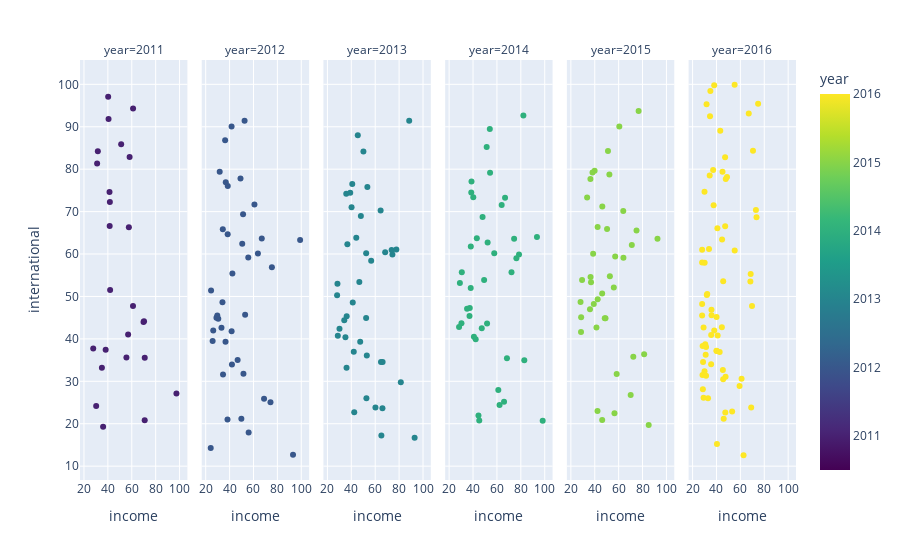

The cell this chart's notebook holds for it:
### Code cell
import plotly.express as px
#df = px.data.tips()
fig = px.scatter(df1, x="income", y="international", color="year", facet_col="year",
           color_continuous_scale=px.colors.sequential.Viridis)#, render_mode="webgl")
fig.show()

### Figure 1 — Plotly figure (JSON) as saved in the notebook; plotly's stock layout.template omitted (floating-point values rounded to 4 significant figures)
{"data": [{"hovertemplate": "year=%{marker.color}<br>income=%{x}<br>international=%{y}<extra></extra>", "legendgroup": "", "marker": {"color": [2011, 2011, 2011, 2011, 2011, 2011, 2011, 2011, 2011, 2011, 2011, 2011, 2011, 2011, 2011, 2011, 2011, 2011, 2011, 2011, 2011, 2011, 2011, 2011, 2011], "coloraxis": "coloraxis", "symbol": "circle"}, "mode": "markers", "name": "", "showlegend": false, "type": "scatter", "x": [58.18, 31, 97.4, 41.67, 70.26, 61.03, 36, 30.2, 27.73, 41.87, 51.12, 70.83, 69.84, 61.1, 41.5, 31.6, 40.25, 70.85, 35, 57.57, 40.56, 55.53, 38.15, 41.38, 56.96], "xaxis": "x", "y": [82.85, 81.35, 27.15, 72.27, 44.14, 47.73, 19.3, 24.2, 37.73, 51.51, 85.88, 20.85, 43.95, 94.3, 66.6, 84.2, 97.05, 35.55, 33.2, 66.3, 91.8, 35.62, 37.45, 74.6, 41.01], "yaxis": "y"}, {"hovertemplate": "year=%{marker.color}<br>income=%{x}<br>international=%{y}<extra></extra>", "legendgroup": "", "marker": {"color": [2012, 2012, 2012, 2012, 2012, 2012, 2012, 2012, 2012, 2012, 2012, 2012, 2012, 2012, 2012, 2012, 2012, 2012, 2012, 2012, 2012, 2012, 2012, 2012, 2012, 2012, 2012, 2012, 2012, 2012, 2012, 2012, 2012, 2012, 2012, 2012, 2012, 2012, 2012, 2012], "coloraxis": "coloraxis", "symbol": "circle"}, "mode": "markers", "name": "", "showlegend": false, "type": "scatter", "x": [49.14, 38.46, 66.93, 38.25, 50.58, 29.7, 68.84, 24.5, 60.8, 34.5, 26.3, 41.68, 34.31, 42.35, 33.2, 51.28, 75.4, 24.2, 93.1, 30.52, 41.97, 49.84, 63.7, 36.26, 38.4, 25.8, 34.02, 31.72, 53, 52.55, 99.03, 74.21, 36.6, 55.64, 41.67, 55.95, 29, 51.6, 36.8, 46.72], "xaxis": "x2", "y": [77.81, 76.04, 63.67, 21, 62.41, 45.5, 25.88, 51.4, 71.66, 31.6, 42, 41.8, 65.86, 55.43, 42.6, 69.38, 56.9, 14.3, 12.7, 44.75, 33.95, 21.16, 60.11, 86.8, 64.65, 39.5, 48.62, 79.4, 45.7, 91.4, 63.33, 25.04, 39.35, 59.17, 90.08, 17.94, 45, 31.78, 76.92, 35.03], "yaxis": "y2"}, {"hovertemplate": "year=%{marker.color}<br>income=%{x}<br>international=%{y}<extra></extra>", "legendgroup": "", "marker": {"color": [2013, 2013, 2013, 2013, 2013, 2013, 2013, 2013, 2013, 2013, 2013, 2013, 2013, 2013, 2013, 2013, 2013, 2013, 2013, 2013, 2013, 2013, 2013, 2013, 2013, 2013, 2013, 2013, 2013, 2013, 2013, 2013, 2013, 2013, 2013, 2013, 2013, 2013, 2013, 2013, 2013], "coloraxis": "coloraxis", "symbol": "circle"}, "mode": "markers", "name": "", "showlegend": false, "type": "scatter", "x": [53.44, 39.1, 68.34, 42.45, 52.42, 66.2, 28.4, 28.1, 64.52, 30.1, 52.4, 44.16, 46.71, 34.1, 48, 74.4, 65.17, 93, 41.2, 42.05, 52.64, 36, 73.74, 50.13, 36.7, 28.7, 36.1, 35.76, 64.85, 40.2, 88.45, 77.7, 81.43, 35.07, 56.63, 45.42, 66.06, 60.2, 52.96, 40.81, 47.43], "xaxis": "x3", "y": [75.78, 74.46, 60.41, 22.7, 60.19, 34.57, 53, 50.3, 70.28, 42.4, 44.9, 63.84, 53.39, 44.4, 68.97, 59.9, 17.2, 16.7, 48.57, 36.97, 26.02, 33.2, 60.94, 84.18, 62.33, 40.75, 45.33, 74.2, 34.55, 71, 91.4, 61.05, 29.75, 40.36, 58.41, 88, 23.63, 23.8, 36.06, 76.49, 39.33], "yaxis": "y3"}, {"hovertemplate": "year=%{marker.color}<br>income=%{x}<br>international=%{y}<extra></extra>", "legendgroup": "", "marker": {"color": [2014, 2014, 2014, 2014, 2014, 2014, 2014, 2014, 2014, 2014, 2014, 2014, 2014, 2014, 2014, 2014, 2014, 2014, 2014, 2014, 2014, 2014, 2014, 2014, 2014, 2014, 2014, 2014, 2014, 2014, 2014, 2014, 2014, 2014, 2014, 2014, 2014, 2014, 2014, 2014], "coloraxis": "coloraxis", "symbol": "circle"}, "mode": "markers", "name": "", "showlegend": false, "type": "scatter", "x": [54.26, 40.2, 76.28, 44.55, 52.22, 68.39, 30.6, 29, 63.98, 30.3, 37.27, 43.17, 49.29, 35, 48, 78.5, 45.2, 98.3, 38.07, 42.23, 61.15, 74.38, 51.42, 38.15, 28.3, 37.05, 38.52, 72.2, 66.8, 82.15, 93.5, 82.9, 40.73, 57.76, 54.05, 65.95, 62.2, 51.76, 38.72, 47.3], "xaxis": "x4", "y": [79.14, 73.38, 59.02, 21.95, 62.69, 35.43, 55.7, 53.2, 71.56, 43.7, 47.3, 63.71, 53.89, 47.1, 68.7, 59.9, 20.73, 20.7, 51.97, 39.89, 27.93, 63.6, 85.22, 61.75, 42.8, 45.4, 74.48, 55.7, 73.25, 92.65, 64.03, 34.94, 40.49, 60.21, 89.46, 25.16, 24.4, 43.64, 77.12, 42.53], "yaxis": "y4"}, {"hovertemplate": "year=%{marker.color}<br>income=%{x}<br>international=%{y}<extra></extra>", "legendgroup": "", "marker": {"color": [2015, 2015, 2015, 2015, 2015, 2015, 2015, 2015, 2015, 2015, 2015, 2015, 2015, 2015, 2015, 2015, 2015, 2015, 2015, 2015, 2015, 2015, 2015, 2015, 2015, 2015, 2015, 2015, 2015, 2015, 2015, 2015, 2015, 2015, 2015, 2015, 2015, 2015, 2015, 2015, 2015], "coloraxis": "coloraxis", "symbol": "circle"}, "mode": "markers", "name": "", "showlegend": false, "type": "scatter", "x": [52.25, 39.88, 71.03, 42.3, 50.31, 28.1, 72.25, 36.5, 29.4, 63.86, 46.2, 42.4, 52.64, 36, 46.32, 64, 46.23, 85.15, 36.87, 41.43, 58.34, 33.6, 28.6, 74.96, 51.06, 38.65, 28.5, 39.2, 36.36, 55.95, 76.7, 92.5, 81.34, 42.45, 57.11, 60.56, 70.07, 56.5, 48.98, 38.12, 48.37], "xaxis": "x5", "y": [78.74, 79.64, 62.16, 23, 65.89, 48.7, 35.77, 54.6, 53.9, 70.14, 50.7, 66.35, 54.78, 47, 71.2, 59.1, 20.88, 19.7, 53.33, 42.67, 31.73, 73.3, 45.1, 65.55, 84.3, 60.08, 41.6, 48.25, 77.68, 52.1, 93.7, 63.6, 36.37, 49.35, 59.4, 90.06, 26.77, 22.5, 44.85, 79.21, 44.86], "yaxis": "y5"}, {"hovertemplate": "year=%{marker.color}<br>income=%{x}<br>international=%{y}<extra></extra>", "legendgroup": "", "marker": {"color": [2016, 2016, 2016, 2016, 2016, 2016, 2016, 2016, 2016, 2016, 2016, 2016, 2016, 2016, 2016, 2016, 2016, 2016, 2016, 2016, 2016, 2016, 2016, 2016, 2016, 2016, 2016, 2016, 2016, 2016, 2016, 2016, 2016, 2016, 2016, 2016, 2016, 2016, 2016, 2016, 2016, 2016, 2016, 2016, 2016, 2016, 2016, 2016, 2016, 2016, 2016, 2016, 2016, 2016, 2016, 2016, 2016, 2016, 2016, 2016, 2016, 2016, 2016, 2016, 2016, 2016, 2016, 2016, 2016], "coloraxis": "coloraxis", "symbol": "circle"}, "mode": "markers", "name": "", "showlegend": false, "type": "scatter", "x": [28.6, 48.81, 47.77, 28, 73.53, 46.05, 47.27, 35.9, 69.05, 35.8, 30, 30.97, 45.05, 30, 38.15, 45.62, 33.75, 68.38, 42.68, 47.22, 32.26, 28, 40.41, 40, 62.66, 31.92, 40.15, 47.39, 30.1, 28, 28.3, 41, 38.1, 34.9, 31.28, 69.75, 29.2, 73.02, 43.17, 29.2, 40.77, 37.6, 31.3, 32.92, 40.1, 55.2, 37.2, 28.77, 47.62, 70.57, 45.6, 74.85, 30.6, 35.5, 68.63, 61.0, 35.56, 55.24, 67.02, 53.12, 45.34, 59.34, 28, 28.4, 44.7, 31.7, 34.31, 44.5, 34.6], "xaxis": "x6", "y": [28.1, 78.17, 77.71, 48.2, 68.64, 21.2, 66.52, 45.56, 23.83, 46.85, 74.7, 36.27, 79.42, 32.35, 42, 53.6, 61.17, 53.53, 36.93, 82.78, 50.56, 61, 15.24, 37.2, 12.57, 50.33, 37.16, 22.66, 57.95, 45.5, 31.5, 40.8, 99.8, 98.4, 38.1, 47.75, 42.7, 70.4, 89.04, 26.1, 66.05, 71.5, 31.3, 26.02, 45.13, 99.9, 79.8, 34.53, 31.05, 84.33, 30.5, 95.4, 38.75, 34.05, 55.28, 30.6, 40.91, 60.81, 93.11, 22.91, 32.67, 28.87, 58, 38.3, 63.4, 95.3, 78.5, 42.72, 92.5], "yaxis": "y6"}], "layout": {"annotations": [{"font": {}, "showarrow": false, "text": "year=2011", "x": 0.075, "xanchor": "center", "xref": "paper", "y": 1, "yanchor": "bottom", "yref": "paper"}, {"font": {}, "showarrow": false, "text": "year=2012", "x": 0.245, "xanchor": "center", "xref": "paper", "y": 1, "yanchor": "bottom", "yref": "paper"}, {"font": {}, "showarrow": false, "text": "year=2013", "x": 0.415, "xanchor": "center", "xref": "paper", "y": 1, "yanchor": "bottom", "yref": "paper"}, {"font": {}, "showarrow": false, "text": "year=2014", "x": 0.585, "xanchor": "center", "xref": "paper", "y": 1, "yanchor": "bottom", "yref": "paper"}, {"font": {}, "showarrow": false, "text": "year=2015", "x": 0.755, "xanchor": "center", "xref": "paper", "y": 1, "yanchor": "bottom", "yref": "paper"}, {"font": {}, "showarrow": false, "text": "year=2016", "x": 0.925, "xanchor": "center", "xref": "paper", "y": 1, "yanchor": "bottom", "yref": "paper"}], "coloraxis": {"colorbar": {"title": {"text": "year"}}, "colorscale": [[0, "#440154"], [0.1111, "#482878"], [0.2222, "#3e4989"], [0.3333, "#31688e"], [0.4444, "#26828e"], [0.5556, "#1f9e89"], [0.6667, "#35b779"], [0.7778, "#6ece58"], [0.8889, "#b5de2b"], [1, "#fde725"]]}, "legend": {"tracegroupgap": 0}, "margin": {"t": 60}, "xaxis": {"anchor": "y", "domain": [0, 0.15], "title": {"text": "income"}}, "xaxis2": {"anchor": "y2", "domain": [0.17, 0.32], "matches": "x", "title": {"text": "income"}}, "xaxis3": {"anchor": "y3", "domain": [0.34, 0.49], "matches": "x", "title": {"text": "income"}}, "xaxis4": {"anchor": "y4", "domain": [0.51, 0.66], "matches": "x", "title": {"text": "income"}}, "xaxis5": {"anchor": "y5", "domain": [0.68, 0.83], "matches": "x", "title": {"text": "income"}}, "xaxis6": {"anchor": "y6", "domain": [0.85, 1], "matches": "x", "title": {"text": "income"}}, "yaxis": {"anchor": "x", "domain": [0, 1], "title": {"text": "international"}}, "yaxis2": {"anchor": "x2", "domain": [0, 1], "matches": "y", "showticklabels": false}, "yaxis3": {"anchor": "x3", "domain": [0, 1], "matches": "y", "showticklabels": false}, "yaxis4": {"anchor": "x4", "domain": [0, 1], "matches": "y", "showticklabels": false}, "yaxis5": {"anchor": "x5", "domain": [0, 1], "matches": "y", "showticklabels": false}, "yaxis6": {"anchor": "x6", "domain": [0, 1], "matches": "y", "showticklabels": false}}}
